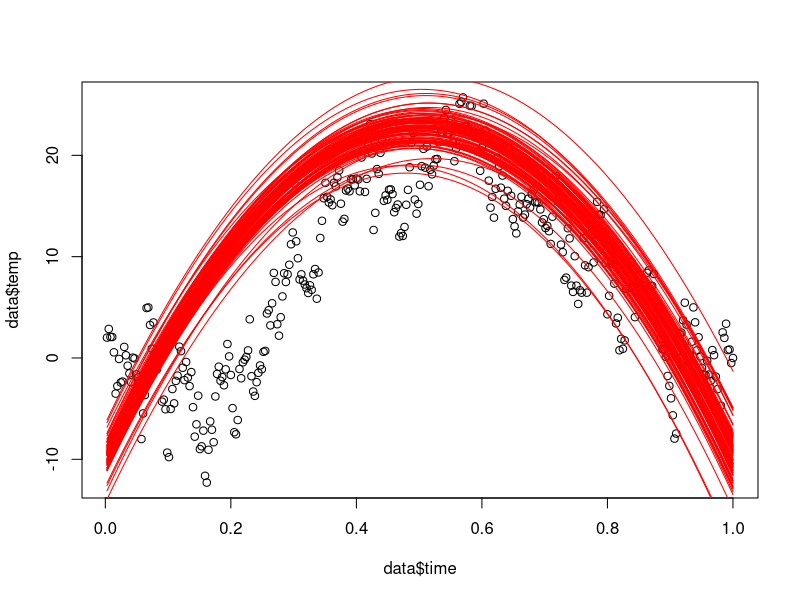
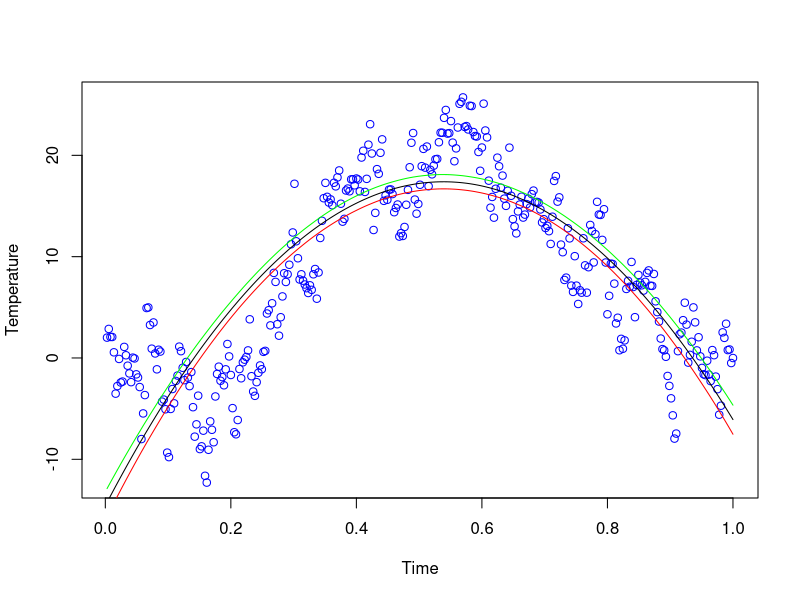
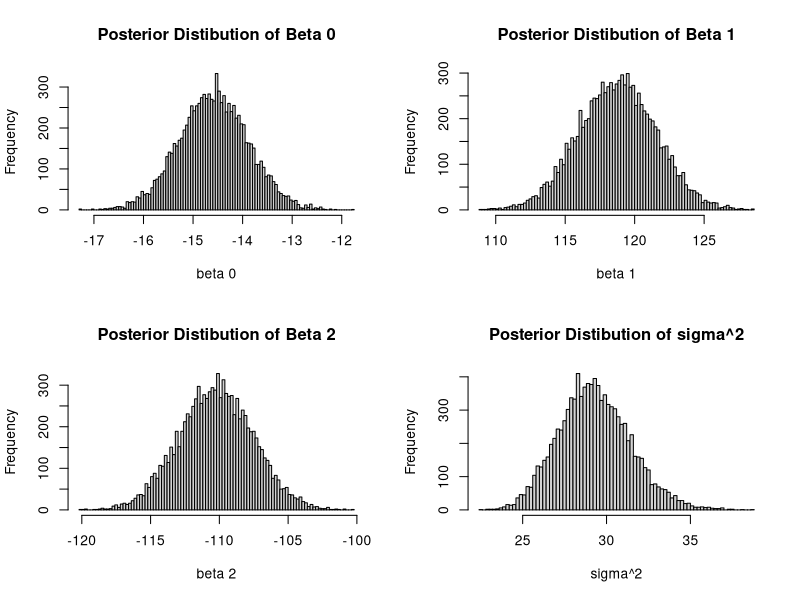
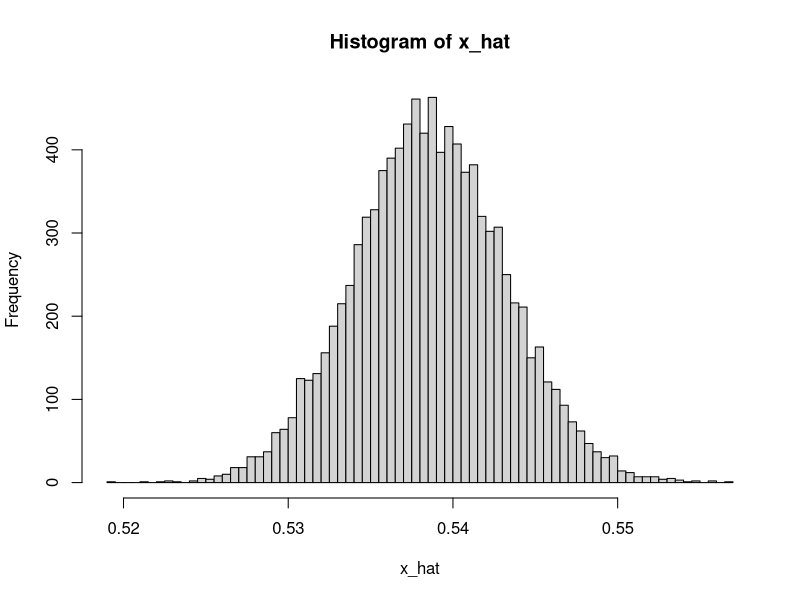

Generate these figures, in order, with R:
# a

library(mvtnorm)
set.seed(1234)
setwd('C:/Users/daavi/Documents/Bayesian Learning - 732A91/Lab 2')

data <- read.delim("TempLinkoping.txt", sep='\t')
data$temp <- ifelse(!is.na(data$X), data$X, data$temp)
data <- subset(data, select = -c(2))


mu_0 <- c(-10, 130, -130)
omega_0 <- 1 * diag(3)
var_0 <- 1
v_0 <- 4

predict_sim <- function(v_0, var_0, omega_0, x_vals) {
  
  var <- (v_0*var_0)/rchisq(1,v_0)
  betas <- rmvnorm(1, mean = mu_0, sigma = var * solve(omega_0))
  
  preds <- array(1:length(x_vals))
  for (i in 1:length(x_vals)) {
    preds[i] <- betas[,1] + betas[,2] * x_vals[i] + betas[,3] * x_vals[i]**2
  }
  return (preds)
}

plot(data$time, data$temp)
for (i in 1:100) {
  lines(data$time, predict_sim(v_0, var_0, omega_0, data$time), type="l", col="red")
}

# b
X <- as.matrix(cbind(1, data$time, data$time**2))
y <- as.matrix(data$temp)

beta_hat <- solve(t(X)%*%X)%*%(t(X)%*%y)
mu_n <- solve(t(X)%*%X + omega_0) %*% (t(X)%*%X%*%beta_hat + omega_0%*%mu_0)
omega_n <- t(X)%*%X + omega_0
v_n <- v_0 + length(data$time)
var_n <- (v_0 * var_0 + (t(y)%*%y + t(mu_0)%*%omega_0%*%mu_0 - t(mu_n)%*%omega_n%*%mu_n))/v_n

posterior_draw <- function(v_n, var_n, mu_n, omega_n) {
  
  var <- (v_n*var_n)/rchisq(1,v_n)
  betas <- rmvnorm(1, mean = mu_n, sigma = var[1] * solve(omega_n))
  list(betas=betas, var = var)
}

n_sim <- 10000

posterior_betas <- matrix(0,n_sim,3)
posterior_vars <- c()


median_regression <- matrix(0,n_sim,length(data$temp))

for (i in 1:n_sim) {
  posterior_sim <- posterior_draw(v_n, var_n, mu_n, omega_n )
  posterior_betas[i,] <- posterior_sim$betas
  posterior_vars[i] <- posterior_sim$var
  
  for (x in 1:length(data$temp)) {
    median_regression[i,x] <- posterior_betas[i,1] + posterior_betas[i,2] * data$time[x] + posterior_betas[i,3] * data$time[x]**2
  }
}

medians <- apply(median_regression, 2, median)

cred_interval_lower <- c()
cred_interval_upper <- c()


for (u in 1:length(data$temp)) {
  cred_interval <- quantile(median_regression[,u],probs=c(0.025,0.975))
  cred_interval_lower[u] <- cred_interval[1]
  cred_interval_upper[u] <- cred_interval[2]
}

plot(data$time, data$temp, col="blue", xlab="Time", ylab="Temperature")
lines(data$time, medians, col="black")
lines(data$time, cred_interval_lower, col="red")
lines(data$time, cred_interval_upper, col="green")

par(mfrow=c(2,2))
hist(posterior_betas[,1], 100, main="Posterior Distibution of Beta 0", xlab="beta 0")
hist(posterior_betas[,2], 100, main="Posterior Distibution of Beta 1", xlab="beta 1")
hist(posterior_betas[,3], 100, main="Posterior Distibution of Beta 2", xlab="beta 2")
hist(posterior_vars, 100, main="Posterior Distibution of sigma^2", xlab="sigma^2")
par(mfrow=c(1,1))
# c

x_hat <- -posterior_betas[,2] / (2*posterior_betas[,3])
hist(x_hat, 100)

# d






